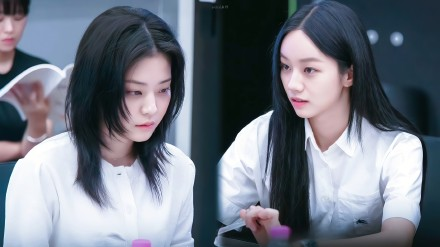
#> input picture PythonLearn/opencv/Photos/8.png, 440 x 247 px
$ jupyter execute 16-FaceDetection.ipynb
#> lines starting #> are read from the running program, lines starting #| are printed output that depends on the picture; after the words box and inside, x2 and y2 are one past the last pixel; in counts of white or black regions, pixels touching at a corner belong together
[cell 1]
import cv2 as cv

img = cv.resize(cv.imread("Photos/8.png"), None, None, 1, 1)
#> img is the input picture: shape (247, 440, 3); mean B, G, R 128.8, 117.3, 110.9
cv.imshow("Image", img)

gray = cv.cvtColor(img, cv.COLOR_BGR2GRAY)
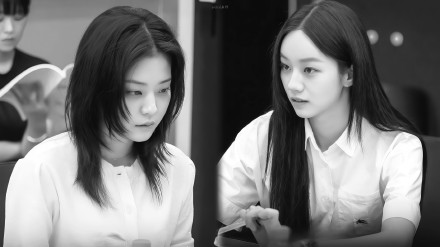
#> gray: shape (247, 440); min 4, max 255, mean 116.7
cv.imshow("Gray", gray)
# 读取haar_cascade文件
haar_cascade = cv.CascadeClassifier("FrontFaceHaarcascade.xml")
# 检测人脸位置
faces_rect = haar_cascade.detectMultiScale(gray, scaleFactor=1.1, minNeighbors=3)
#> faces_rect = [[115, 67, 66, 66], [266, 40, 76, 76]]
print(f"Number of faces found = {len(faces_rect)}")
#| Number of faces found = 2
# 画出人脸位置
for x, y, w, h in faces_rect:
    cv.rectangle(img, (x, y), (x + w, y + h), (0, 255, 0), thickness=2)
#> this loop made 2 passes
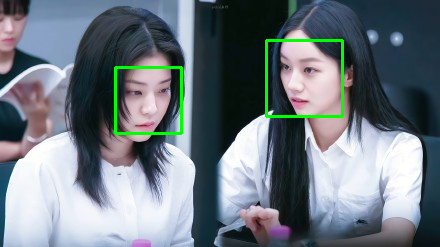
#> img: shape (247, 440, 3); 1.56% of pixels changed, all inside (x1, y1, x2, y2) = (114, 39, 344, 135)
cv.imshow("Detected Face", img)


cv.waitKey(0)
cv.destroyAllWindows()

$ run again, with PythonLearn/opencv/Photos/5.png copied over PythonLearn/opencv/Photos/8.png
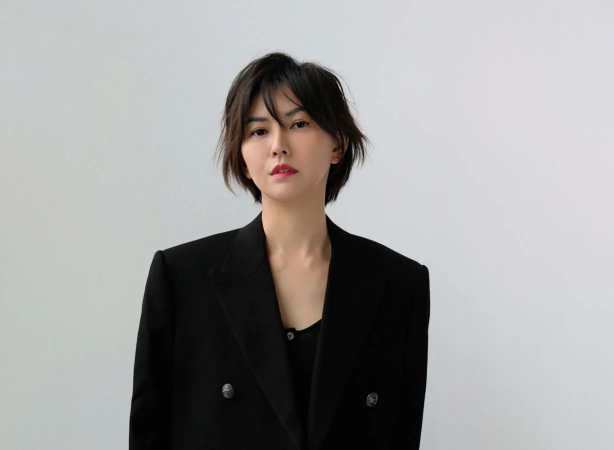
#> input picture PythonLearn/opencv/Photos/5.png, 1227 x 900 px (shown at 1/2 size)
#> img is the input picture: shape (900, 1227, 3); mean B, G, R 156.8, 157, 157.9
#> `gray = cv.cvtColor(img, cv.COLOR_BGR2GRAY)`:
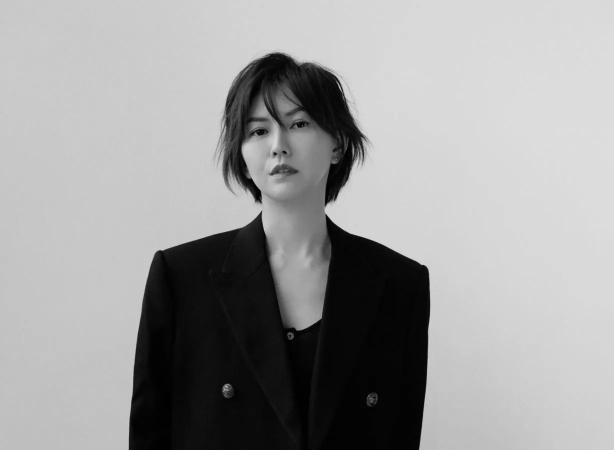
#> gray: shape (900, 1227) (shown at 1/2 size); min 0, max 229, mean 157.3
#> faces_rect = [[456, 177, 216, 216]]
#| Number of faces found = 1
#> the loop `for x, y, w, h in faces_rect:` made 1 pass
#> after the loop `for x, y, w, h in faces_rect:`:
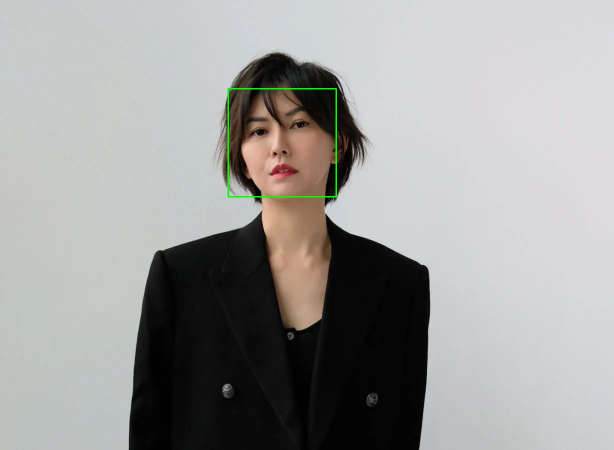
#> img: shape (900, 1227, 3) (shown at 1/2 size); 0.23% of pixels changed, all inside (x1, y1, x2, y2) = (455, 176, 674, 395)

$ run again, with PythonLearn/opencv/Photos/7.png copied over PythonLearn/opencv/Photos/8.png
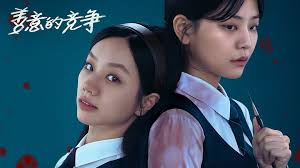
#> input picture PythonLearn/opencv/Photos/7.png, 300 x 168 px
#> img is the input picture: shape (168, 300, 3); mean B, G, R 98.4, 81.1, 57.2
#> `gray = cv.cvtColor(img, cv.COLOR_BGR2GRAY)`:
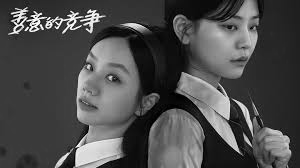
#> gray: shape (168, 300); min 0, max 255, mean 75.9
#> faces_rect = [[216, 8, 53, 53], [56, 38, 91, 91]]
#| Number of faces found = 2
#> the loop `for x, y, w, h in faces_rect:` made 2 passes
#> after the loop `for x, y, w, h in faces_rect:`:
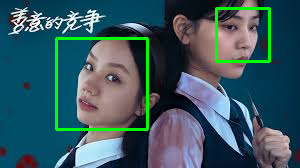
#> img: shape (168, 300, 3); 3.41% of pixels changed, all inside (x1, y1, x2, y2) = (55, 7, 271, 131)
